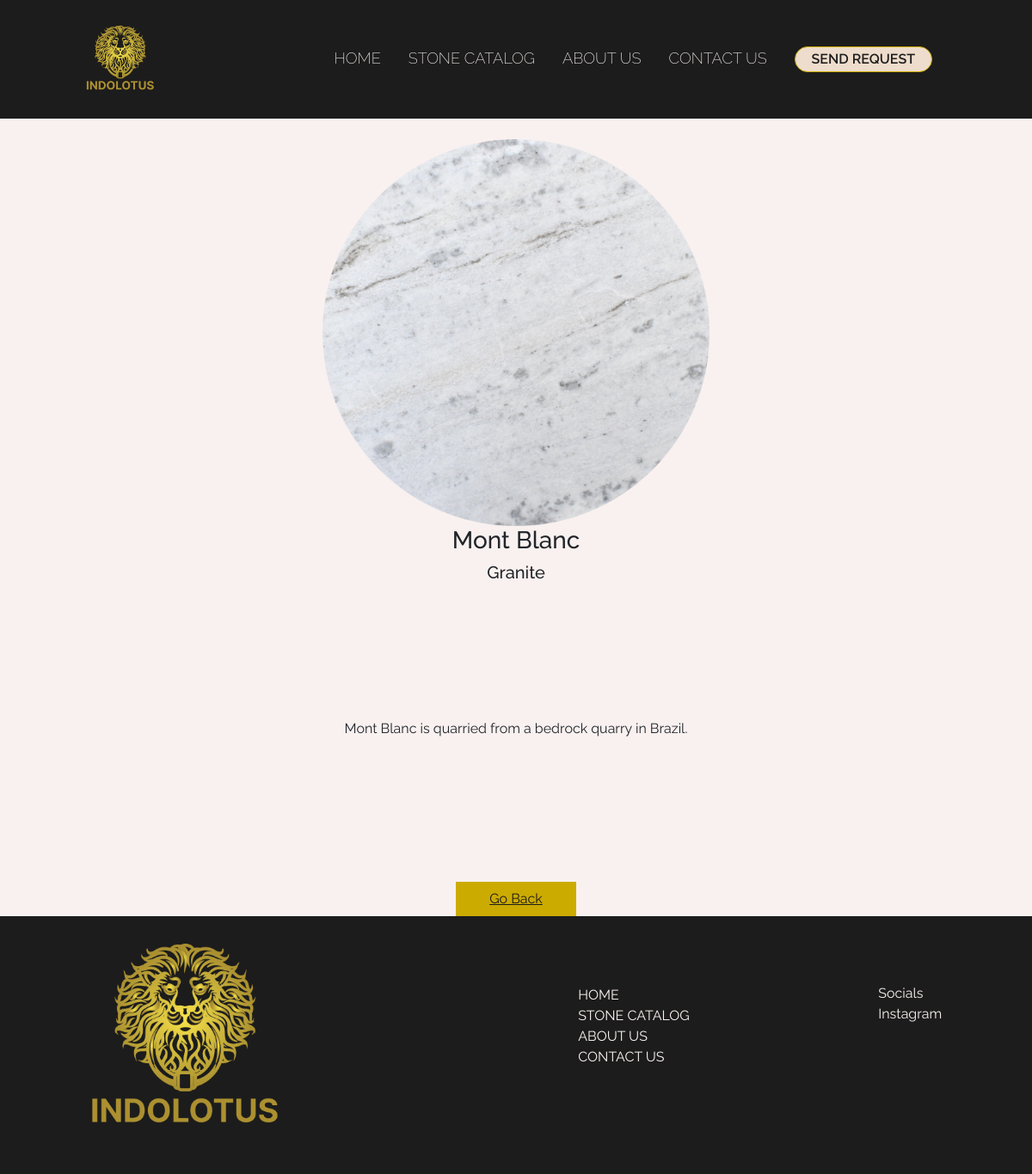
Screenshot of /app/view/5/ with the database file from the repository.
### backend/models.py (models this page shows)
class Tileproducts(models.Model):
    id=models.AutoField(primary_key=True, unique=True, blank=True, null=False, default=None)
    tileName=models.CharField(max_length=255)
    description=models.CharField(max_length=955)
    cost=models.FloatField()
    typeoftile=models.CharField(max_length=255)
    lenghtoftile=models.CharField(max_length=20)
    image=models.ImageField(upload_to='tile_products/Images',default="")

### backend/views.py (the view)
# urls.py: path("view/<int:pk>/",DetailViews.as_view(),name="products-detail"),
class DetailViews(DetailView):
    model=Tileproducts
    template_name="product_detail.html"
    context_object_name='item'

### Templates/product_detail.html (shortened to what this page needs)
{% extends 'basetemplate.html' %}
{% load static %}
{% block content %}
<center>
    <div class="projects">
        <div class="project_content">
            <img class="image_detail_product" src="{{item.image.url}}" alt="">
            <h3 class="moile_text_heading">{{item.tileName}}</h3>
            <h5 class="moile_text_heading">{{item.typeoftile}}</h5>
            <div class="description">
                <p>{{item.description}}</p>
            </div>
            <div class="minor_section">
                <button class="gobackbtn"><a href="{% url 'products-list'%}">Go Back</a></button>
            </div>
        </div>
    </div>
</center>
{% endblock content %}

### static/index.css (style rules this page uses)
* { box-sizing: border-box; font-family: Raleway; margin: 0; padding: 0; }
a { text-decoration: none; }
body { background-color: #F9F1F0; margin: 0; padding: 0; }
.gobackbtn { border: none; background-color: #CCAB00; width: 140px; height: 40px; }
.gobackbtn a { text-decoration: none; font-style: none; color: white; }
.image_detail_product { width: 450px; height: 450px; object-fit: fill; }
.projects { display: flex; justify-content: space-around; padding: 0px; }
.project_content .description { padding: 150px; }
.minor_section a { color: #1C1C1C; text-decoration: underline; }

### Templates/footer.html (style rules this page uses)
a { color: #F9F1F0; }

### rows the page displays
Tileproducts: image (picture), tileName "Mont Blanc", typeoftile "Granite", description "Mont Blanc is quarried from a bedrock quarry in Brazil."
